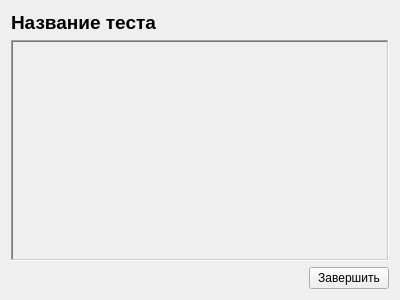
<?xml version="1.0" encoding="UTF-8"?>
<ui version="4.0">
 <class>ResultsForm</class>
 <widget class="QWidget" name="ResultsForm">
  <property name="geometry">
   <rect>
    <x>0</x>
    <y>0</y>
    <width>400</width>
    <height>300</height>
   </rect>
  </property>
  <property name="windowTitle">
   <string>Form</string>
  </property>
  <layout class="QVBoxLayout" name="verticalLayout" stretch="0,0,0">
   <item>
    <widget class="QLabel" name="testNameLabel">
     <property name="minimumSize">
      <size>
       <width>1</width>
       <height>0</height>
      </size>
     </property>
     <property name="font">
      <font>
       <pointsize>14</pointsize>
       <weight>75</weight>
       <bold>true</bold>
      </font>
     </property>
     <property name="text">
      <string>Название теста</string>
     </property>
    </widget>
   </item>
   <item>
    <widget class="QScrollArea" name="scrollArea">
     <property name="frameShape">
      <enum>QFrame::WinPanel</enum>
     </property>
     <property name="widgetResizable">
      <bool>true</bool>
     </property>
     <widget class="QWidget" name="resultsWidget">
      <property name="geometry">
       <rect>
        <x>0</x>
        <y>0</y>
        <width>378</width>
        <height>218</height>
       </rect>
      </property>
      <layout class="QVBoxLayout" name="verticalLayout_2"/>
     </widget>
    </widget>
   </item>
   <item>
    <layout class="QHBoxLayout" name="horizontalLayout">
     <item>
      <spacer name="horizontalSpacer_4">
       <property name="orientation">
        <enum>Qt::Horizontal</enum>
       </property>
       <property name="sizeHint" stdset="0">
        <size>
         <width>40</width>
         <height>20</height>
        </size>
       </property>
      </spacer>
     </item>
     <item>
      <widget class="QPushButton" name="finishButton">
       <property name="text">
        <string>Завершить</string>
       </property>
      </widget>
     </item>
    </layout>
   </item>
  </layout>
 </widget>
 <resources/>
 <connections/>
</ui>
